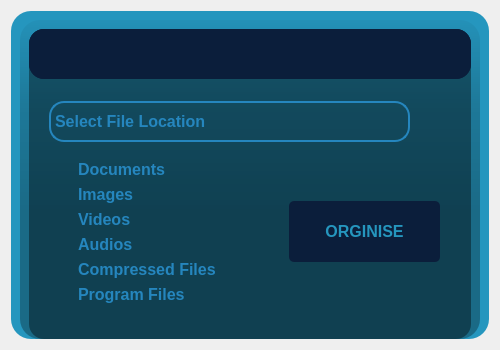
<?xml version="1.0" encoding="UTF-8"?>
<ui version="4.0">
 <class>OrganiserForm</class>
 <widget class="QWidget" name="OrganiserForm">
  <property name="geometry">
   <rect>
    <x>0</x>
    <y>0</y>
    <width>500</width>
    <height>350</height>
   </rect>
  </property>
  <property name="minimumSize">
   <size>
    <width>500</width>
    <height>350</height>
   </size>
  </property>
  <property name="maximumSize">
   <size>
    <width>500</width>
    <height>350</height>
   </size>
  </property>
  <property name="windowTitle">
   <string>File Organiser</string>
  </property>
  <property name="styleSheet">
   <string notr="true"/>
  </property>
  <layout class="QVBoxLayout" name="verticalLayout">
   <item>
    <widget class="QFrame" name="frm_outer">
     <property name="sizePolicy">
      <sizepolicy hsizetype="Expanding" vsizetype="Expanding">
       <horstretch>0</horstretch>
       <verstretch>0</verstretch>
      </sizepolicy>
     </property>
     <property name="maximumSize">
      <size>
       <width>800</width>
       <height>600</height>
      </size>
     </property>
     <property name="styleSheet">
      <string notr="true">background-color:#2596be;
border-radius:20px;
</string>
     </property>
     <property name="frameShape">
      <enum>QFrame::StyledPanel</enum>
     </property>
     <property name="frameShadow">
      <enum>QFrame::Raised</enum>
     </property>
     <layout class="QVBoxLayout" name="verticalLayout_3">
      <property name="bottomMargin">
       <number>0</number>
      </property>
      <item>
       <widget class="QFrame" name="frm_middle">
        <property name="sizePolicy">
         <sizepolicy hsizetype="Expanding" vsizetype="Expanding">
          <horstretch>0</horstretch>
          <verstretch>0</verstretch>
         </sizepolicy>
        </property>
        <property name="styleSheet">
         <string notr="true">background-color:qlineargradient(spread:pad,x1:0,y1:0,x2:0,y2:0.715909,stop:0 rgba(0,0,0,9), stop:0.375 rgba(0,0,0,50),stop:0.835227 rgba(0,0,0,75));
border-radius:20px;
</string>
        </property>
        <property name="frameShape">
         <enum>QFrame::StyledPanel</enum>
        </property>
        <property name="frameShadow">
         <enum>QFrame::Raised</enum>
        </property>
        <layout class="QVBoxLayout" name="verticalLayout_2">
         <property name="bottomMargin">
          <number>0</number>
         </property>
         <item>
          <widget class="QFrame" name="frm_inside">
           <property name="sizePolicy">
            <sizepolicy hsizetype="Expanding" vsizetype="Expanding">
             <horstretch>0</horstretch>
             <verstretch>0</verstretch>
            </sizepolicy>
           </property>
           <property name="styleSheet">
            <string notr="true">background-color:rgba(0,0,0,100);
border-radius:15px;


</string>
           </property>
           <property name="frameShape">
            <enum>QFrame::StyledPanel</enum>
           </property>
           <property name="frameShadow">
            <enum>QFrame::Raised</enum>
           </property>
           <layout class="QVBoxLayout" name="verticalLayout_4">
            <property name="spacing">
             <number>2</number>
            </property>
            <property name="leftMargin">
             <number>0</number>
            </property>
            <property name="topMargin">
             <number>0</number>
            </property>
            <property name="rightMargin">
             <number>0</number>
            </property>
            <property name="bottomMargin">
             <number>2</number>
            </property>
            <item>
             <widget class="QFrame" name="frm_header">
              <property name="minimumSize">
               <size>
                <width>0</width>
                <height>50</height>
               </size>
              </property>
              <property name="styleSheet">
               <string notr="true">background-color:#0b1e3b;
border-radius:15px;
</string>
              </property>
              <property name="frameShape">
               <enum>QFrame::StyledPanel</enum>
              </property>
              <property name="frameShadow">
               <enum>QFrame::Raised</enum>
              </property>
              <layout class="QHBoxLayout" name="horizontalLayout">
               <property name="spacing">
                <number>0</number>
               </property>
               <property name="leftMargin">
                <number>0</number>
               </property>
               <property name="topMargin">
                <number>0</number>
               </property>
               <property name="rightMargin">
                <number>0</number>
               </property>
               <property name="bottomMargin">
                <number>0</number>
               </property>
               <item alignment="Qt::AlignLeft">
                <widget class="QFrame" name="frm_contact_info">
                 <property name="styleSheet">
                  <string notr="true">QPushButton{
	background-color: transparent;
	color:rgba(255, 255, 255, 210);
	border-radius:5px;
}
QPushButton:hover{
	background-color: qlineargradient(spread:pad, x1:0, y1:0.505682, x2:1, y2:0.477, stop:0 rgba(40, 67, 98, 219), stop:1 rgba(105, 118, 132, 226));
}
QPushButton:pressed{
	padding-left:5px;
	padding-top:5px;
	background-color:rgba(105, 118, 132, 200);
}</string>
                 </property>
                 <property name="frameShape">
                  <enum>QFrame::StyledPanel</enum>
                 </property>
                 <property name="frameShadow">
                  <enum>QFrame::Raised</enum>
                 </property>
                 <layout class="QHBoxLayout" name="horizontalLayout_3">
                  <item>
                   <widget class="QPushButton" name="btn_github">
                    <property name="cursor">
                     <cursorShape>PointingHandCursor</cursorShape>
                    </property>
                    <property name="text">
                     <string/>
                    </property>
                    <property name="icon">
                     <iconset resource="Icons/organiser_rc.qrc">
                      <normaloff>:/Icons/github.svg</normaloff>:/Icons/github.svg</iconset>
                    </property>
                    <property name="iconSize">
                     <size>
                      <width>40</width>
                      <height>40</height>
                     </size>
                    </property>
                   </widget>
                  </item>
                  <item>
                   <widget class="QPushButton" name="btn_linkedin">
                    <property name="cursor">
                     <cursorShape>PointingHandCursor</cursorShape>
                    </property>
                    <property name="text">
                     <string/>
                    </property>
                    <property name="icon">
                     <iconset resource="Icons/organiser_rc.qrc">
                      <normaloff>:/Icons/linkedin.svg</normaloff>:/Icons/linkedin.svg</iconset>
                    </property>
                    <property name="iconSize">
                     <size>
                      <width>40</width>
                      <height>40</height>
                     </size>
                    </property>
                   </widget>
                  </item>
                  <item>
                   <widget class="QPushButton" name="btn_cv">
                    <property name="cursor">
                     <cursorShape>PointingHandCursor</cursorShape>
                    </property>
                    <property name="text">
                     <string/>
                    </property>
                    <property name="icon">
                     <iconset resource="Icons/organiser_rc.qrc">
                      <normaloff>:/Icons/paperclip.svg</normaloff>:/Icons/paperclip.svg</iconset>
                    </property>
                    <property name="iconSize">
                     <size>
                      <width>40</width>
                      <height>40</height>
                     </size>
                    </property>
                   </widget>
                  </item>
                  <item>
                   <widget class="QPushButton" name="btn_email">
                    <property name="cursor">
                     <cursorShape>PointingHandCursor</cursorShape>
                    </property>
                    <property name="text">
                     <string/>
                    </property>
                    <property name="icon">
                     <iconset resource="Icons/organiser_rc.qrc">
                      <normaloff>:/Icons/mail.svg</normaloff>:/Icons/mail.svg</iconset>
                    </property>
                    <property name="iconSize">
                     <size>
                      <width>40</width>
                      <height>40</height>
                     </size>
                    </property>
                   </widget>
                  </item>
                 </layout>
                </widget>
               </item>
               <item alignment="Qt::AlignRight">
                <widget class="QFrame" name="frm_top_right">
                 <property name="styleSheet">
                  <string notr="true">QPushButton{
	background-color: transparent;
	color:rgba(255, 255, 255, 210);
	border-radius:5px;
}
QPushButton:hover{
	background-color: qlineargradient(spread:pad, x1:0, y1:0.505682, x2:1, y2:0.477, stop:0 rgba(40, 67, 98, 219), stop:1 rgba(105, 118, 132, 226));
}
QPushButton:pressed{
	padding-left:5px;
	padding-top:5px;
	background-color:rgba(105, 118, 132, 200);
}</string>
                 </property>
                 <property name="frameShape">
                  <enum>QFrame::StyledPanel</enum>
                 </property>
                 <property name="frameShadow">
                  <enum>QFrame::Raised</enum>
                 </property>
                 <layout class="QHBoxLayout" name="horizontalLayout_2">
                  <property name="spacing">
                   <number>2</number>
                  </property>
                  <property name="leftMargin">
                   <number>2</number>
                  </property>
                  <property name="topMargin">
                   <number>0</number>
                  </property>
                  <property name="rightMargin">
                   <number>2</number>
                  </property>
                  <property name="bottomMargin">
                   <number>0</number>
                  </property>
                  <item>
                   <widget class="QPushButton" name="btn_minimize">
                    <property name="cursor">
                     <cursorShape>PointingHandCursor</cursorShape>
                    </property>
                    <property name="text">
                     <string/>
                    </property>
                    <property name="icon">
                     <iconset resource="Icons/organiser_rc.qrc">
                      <normaloff>:/Icons/chevron-down.svg</normaloff>:/Icons/chevron-down.svg</iconset>
                    </property>
                    <property name="iconSize">
                     <size>
                      <width>40</width>
                      <height>40</height>
                     </size>
                    </property>
                   </widget>
                  </item>
                  <item>
                   <widget class="QPushButton" name="btn_close">
                    <property name="cursor">
                     <cursorShape>PointingHandCursor</cursorShape>
                    </property>
                    <property name="text">
                     <string/>
                    </property>
                    <property name="icon">
                     <iconset resource="Icons/organiser_rc.qrc">
                      <normaloff>:/Icons/x.svg</normaloff>:/Icons/x.svg</iconset>
                    </property>
                    <property name="iconSize">
                     <size>
                      <width>40</width>
                      <height>40</height>
                     </size>
                    </property>
                   </widget>
                  </item>
                 </layout>
                </widget>
               </item>
              </layout>
             </widget>
            </item>
            <item>
             <widget class="QStackedWidget" name="pages">
              <property name="styleSheet">
               <string notr="true">background-color: transparent;
border-radius:15px;</string>
              </property>
              <property name="currentIndex">
               <number>0</number>
              </property>
              <widget class="QWidget" name="page_orginise">
               <widget class="QLabel" name="lbl_file_location">
                <property name="geometry">
                 <rect>
                  <x>20</x>
                  <y>20</y>
                  <width>361</width>
                  <height>41</height>
                 </rect>
                </property>
                <property name="font">
                 <font>
                  <pointsize>12</pointsize>
                  <weight>75</weight>
                  <bold>true</bold>
                 </font>
                </property>
                <property name="styleSheet">
                 <string notr="true">background-color:transparent;
color: #2586be;
border-radius:15px;
border:2px solid #2586be;</string>
                </property>
                <property name="text">
                 <string>Select File Location</string>
                </property>
                <property name="wordWrap">
                 <bool>false</bool>
                </property>
               </widget>
               <widget class="QPushButton" name="btn_file_location">
                <property name="geometry">
                 <rect>
                  <x>385</x>
                  <y>14</y>
                  <width>50</width>
                  <height>50</height>
                 </rect>
                </property>
                <property name="cursor">
                 <cursorShape>PointingHandCursor</cursorShape>
                </property>
                <property name="styleSheet">
                 <string notr="true">QPushButton{
	background-color: transparent;
	color:rgba(255, 255, 255, 210);
	border-radius:5px;
}
QPushButton:hover{
	background-color: qlineargradient(spread:pad, x1:0, y1:0.505682, x2:1, y2:0.477, stop:0 rgba(40, 67, 98, 219), stop:1 rgba(105, 118, 132, 226));
}
QPushButton:pressed{
	padding-left:5px;
	padding-top:5px;
	background-color:rgba(105, 118, 132, 200);
}</string>
                </property>
                <property name="text">
                 <string/>
                </property>
                <property name="icon">
                 <iconset resource="Icons/organiser_rc.qrc">
                  <normaloff>:/Icons/folder.svg</normaloff>:/Icons/folder.svg</iconset>
                </property>
                <property name="iconSize">
                 <size>
                  <width>50</width>
                  <height>50</height>
                 </size>
                </property>
               </widget>
               <widget class="QFrame" name="frm_checkbox">
                <property name="geometry">
                 <rect>
                  <x>20</x>
                  <y>70</y>
                  <width>191</width>
                  <height>161</height>
                 </rect>
                </property>
                <property name="styleSheet">
                 <string notr="true">background-color:transparent;
color: #2586be;
border-radius:15px;</string>
                </property>
                <property name="frameShape">
                 <enum>QFrame::StyledPanel</enum>
                </property>
                <property name="frameShadow">
                 <enum>QFrame::Raised</enum>
                </property>
                <layout class="QVBoxLayout" name="verticalLayout_5">
                 <item>
                  <widget class="QCheckBox" name="cb_documents">
                   <property name="font">
                    <font>
                     <pointsize>12</pointsize>
                     <weight>75</weight>
                     <bold>true</bold>
                    </font>
                   </property>
                   <property name="text">
                    <string>Documents</string>
                   </property>
                  </widget>
                 </item>
                 <item>
                  <widget class="QCheckBox" name="cb_images">
                   <property name="font">
                    <font>
                     <pointsize>12</pointsize>
                     <weight>75</weight>
                     <bold>true</bold>
                    </font>
                   </property>
                   <property name="text">
                    <string>Images</string>
                   </property>
                  </widget>
                 </item>
                 <item>
                  <widget class="QCheckBox" name="cb_videos">
                   <property name="font">
                    <font>
                     <pointsize>12</pointsize>
                     <weight>75</weight>
                     <bold>true</bold>
                    </font>
                   </property>
                   <property name="text">
                    <string>Videos</string>
                   </property>
                  </widget>
                 </item>
                 <item>
                  <widget class="QCheckBox" name="cb_audios">
                   <property name="font">
                    <font>
                     <pointsize>12</pointsize>
                     <weight>75</weight>
                     <bold>true</bold>
                    </font>
                   </property>
                   <property name="text">
                    <string>Audios</string>
                   </property>
                  </widget>
                 </item>
                 <item>
                  <widget class="QCheckBox" name="cb_compressed_files">
                   <property name="font">
                    <font>
                     <pointsize>12</pointsize>
                     <weight>75</weight>
                     <bold>true</bold>
                    </font>
                   </property>
                   <property name="text">
                    <string>Compressed Files</string>
                   </property>
                  </widget>
                 </item>
                 <item>
                  <widget class="QCheckBox" name="cb_program_files">
                   <property name="font">
                    <font>
                     <pointsize>12</pointsize>
                     <weight>75</weight>
                     <bold>true</bold>
                    </font>
                   </property>
                   <property name="text">
                    <string>Program Files</string>
                   </property>
                  </widget>
                 </item>
                </layout>
               </widget>
               <widget class="QPushButton" name="btn_orginise_files">
                <property name="geometry">
                 <rect>
                  <x>260</x>
                  <y>120</y>
                  <width>151</width>
                  <height>61</height>
                 </rect>
                </property>
                <property name="font">
                 <font>
                  <pointsize>12</pointsize>
                  <weight>75</weight>
                  <bold>true</bold>
                 </font>
                </property>
                <property name="cursor">
                 <cursorShape>PointingHandCursor</cursorShape>
                </property>
                <property name="styleSheet">
                 <string notr="true">QPushButton#btn_orginise_files{
	background-color: #0b1e3b;
	color: #2596be;
	border-radius: 5px;
	padding: 8px 10px; /* Adjust the padding for the pop-up effect */
	box-shadow: 2px 2px 5px rgba(0, 0, 0, 0.2); /* Add a box shadow for the pop-up effect */
}

QPushButton#btn_orginise_files:hover{
	background-color: qlineargradient(spread:pad, x1:0, y1:0.505682, x2:1, y2:0.477, stop:0 rgba(37, 150, 190, 200), stop:1 rgba(85, 98, 112, 226));
}

QPushButton#btn_orginise_files:pressed{
	padding-left: 8px;
	padding-top: 10px;
	background-color: rgba(105, 118, 132, 200);
	box-shadow: none; /* Remove the box shadow when pressed */
}</string>
                </property>
                <property name="text">
                 <string>ORGINISE</string>
                </property>
               </widget>
              </widget>
              <widget class="QWidget" name="page_info">
               <widget class="QLabel" name="lbl_info_message">
                <property name="geometry">
                 <rect>
                  <x>90</x>
                  <y>90</y>
                  <width>261</width>
                  <height>71</height>
                 </rect>
                </property>
                <property name="font">
                 <font>
                  <pointsize>12</pointsize>
                  <weight>75</weight>
                  <bold>true</bold>
                 </font>
                </property>
                <property name="styleSheet">
                 <string notr="true">background-color:transparent;
color: #2586be;
border-radius:15px;

</string>
                </property>
                <property name="text">
                 <string>&lt;html&gt;&lt;head/&gt;&lt;body&gt;&lt;p align=&quot;center&quot;&gt;Your files have been &lt;/p&gt;&lt;p align=&quot;center&quot;&gt;succesfully organised.&lt;br/&gt;&lt;/p&gt;&lt;/body&gt;&lt;/html&gt;</string>
                </property>
                <property name="alignment">
                 <set>Qt::AlignCenter</set>
                </property>
                <property name="wordWrap">
                 <bool>true</bool>
                </property>
               </widget>
               <widget class="QPushButton" name="btn_info_return">
                <property name="geometry">
                 <rect>
                  <x>150</x>
                  <y>170</y>
                  <width>141</width>
                  <height>51</height>
                 </rect>
                </property>
                <property name="font">
                 <font>
                  <pointsize>12</pointsize>
                  <weight>75</weight>
                  <bold>true</bold>
                 </font>
                </property>
                <property name="cursor">
                 <cursorShape>PointingHandCursor</cursorShape>
                </property>
                <property name="styleSheet">
                 <string notr="true">QPushButton#btn_info_return{
	background-color: #0b1e3b;
	color:#2596be;
	border-radius:5px;
}
QPushButton#btn_info_return:hover{
	background-color: qlineargradient(spread:pad, x1:0, y1:0.505682, x2:1, y2:0.477, stop:0 rgba(37, 150, 190 200), stop:1 rgba(85, 98, 112, 226));
}
QPushButton#btn_info_return:pressed{
	padding-left:5px;
	padding-top:5px;
	background-color:rgba(85, 98, 112, 226);
}</string>
                </property>
                <property name="text">
                 <string>RETURN</string>
                </property>
               </widget>
               <widget class="QLabel" name="lbl_icon_organised">
                <property name="geometry">
                 <rect>
                  <x>185</x>
                  <y>10</y>
                  <width>71</width>
                  <height>71</height>
                 </rect>
                </property>
                <property name="text">
                 <string/>
                </property>
                <property name="pixmap">
                 <pixmap resource="Icons/organiser_rc.qrc">:/Icons/check-circle .svg</pixmap>
                </property>
                <property name="scaledContents">
                 <bool>true</bool>
                </property>
               </widget>
              </widget>
             </widget>
            </item>
           </layout>
          </widget>
         </item>
        </layout>
       </widget>
      </item>
     </layout>
    </widget>
   </item>
  </layout>
 </widget>
 <tabstops>
  <tabstop>btn_github</tabstop>
  <tabstop>btn_linkedin</tabstop>
  <tabstop>btn_cv</tabstop>
  <tabstop>btn_email</tabstop>
  <tabstop>btn_minimize</tabstop>
  <tabstop>btn_close</tabstop>
  <tabstop>btn_file_location</tabstop>
  <tabstop>cb_documents</tabstop>
  <tabstop>cb_images</tabstop>
  <tabstop>cb_videos</tabstop>
  <tabstop>cb_audios</tabstop>
  <tabstop>cb_compressed_files</tabstop>
  <tabstop>cb_program_files</tabstop>
  <tabstop>btn_orginise_files</tabstop>
  <tabstop>btn_info_return</tabstop>
 </tabstops>
 <resources>
  <include location="Icons/organiser_rc.qrc"/>
  <include location="Icons/organiser_rc.qrc"/>
 </resources>
 <connections/>
</ui>
